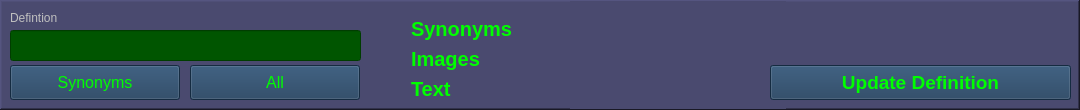
  <widget class="QFrame" name="frm_head">
   <property name="geometry">
    <rect>
     <x>10</x>
     <y>70</y>
     <width>1080</width>
     <height>110</height>
    </rect>
   </property>
   <property name="styleSheet">
    <string notr="true">background-color: rgb(74, 74, 111);</string>
   </property>
   <property name="frameShape">
    <enum>QFrame::WinPanel</enum>
   </property>
   <property name="frameShadow">
    <enum>QFrame::Raised</enum>
   </property>
   <widget class="QLabel" name="lbl_head_def">
    <property name="geometry">
     <rect>
      <x>10</x>
      <y>10</y>
      <width>301</width>
      <height>16</height>
     </rect>
    </property>
    <property name="styleSheet">
     <string notr="true">color: rgb(191, 191, 191);</string>
    </property>
    <property name="text">
     <string>Defintion</string>
    </property>
    <property name="textInteractionFlags">
     <set>Qt::LinksAccessibleByMouse|Qt::TextSelectableByMouse</set>
    </property>
   </widget>
   <widget class="QLineEdit" name="txt_head_def">
    <property name="geometry">
     <rect>
      <x>10</x>
      <y>30</y>
      <width>351</width>
      <height>31</height>
     </rect>
    </property>
    <property name="font">
     <font>
      <pointsize>12</pointsize>
     </font>
    </property>
    <property name="styleSheet">
     <string notr="true">QLineEdit {background-color: rgb(0, 85, 0); color: rgb(255, 255, 0);} QLineEdit:hover {background-color: rgb(0, 115, 0);}</string>
    </property>
   </widget>
   <widget class="QPushButton" name="btn_head_find">
    <property name="geometry">
     <rect>
      <x>190</x>
      <y>65</y>
      <width>170</width>
      <height>35</height>
     </rect>
    </property>
    <property name="font">
     <font>
      <pointsize>12</pointsize>
      <weight>50</weight>
      <bold>false</bold>
     </font>
    </property>
    <property name="styleSheet">
     <string notr="true">QPushButton {color: #00ff00; background-color: #1e3c5b;} QPushButton:hover {background-color: qlineargradient(spread:pad, x1:0, y1:0.00568182, x2:0.98, y2:0.982955, stop:0 rgb(38, 19, 255), stop:1 rgb(150, 207, 207));}</string>
    </property>
    <property name="text">
     <string>All</string>
    </property>
    <property name="icon">
     <iconset>
      <normaloff>../images/find.png</normaloff>../images/find.png</iconset>
    </property>
    <property name="iconSize">
     <size>
      <width>30</width>
      <height>30</height>
     </size>
    </property>
    <property name="autoDefault">
     <bool>false</bool>
    </property>
   </widget>
   <widget class="QPushButton" name="btn_head_update">
    <property name="geometry">
     <rect>
      <x>770</x>
      <y>65</y>
      <width>301</width>
      <height>35</height>
     </rect>
    </property>
    <property name="font">
     <font>
      <pointsize>14</pointsize>
      <weight>75</weight>
      <bold>true</bold>
     </font>
    </property>
    <property name="styleSheet">
     <string notr="true">QPushButton {color: #00ff00; background-color: #1e3c5b;} QPushButton:hover {background-color: qlineargradient(spread:pad, x1:0, y1:0.00568182, x2:0.98, y2:0.982955, stop:0 rgb(38, 19, 255), stop:1 rgb(150, 207, 207));}</string>
    </property>
    <property name="text">
     <string>Update Definition</string>
    </property>
    <property name="icon">
     <iconset>
      <normaloff>../images/update_definition.png</normaloff>../images/update_definition.png</iconset>
    </property>
    <property name="iconSize">
     <size>
      <width>35</width>
      <height>35</height>
     </size>
    </property>
    <property name="autoDefault">
     <bool>false</bool>
    </property>
   </widget>
   <widget class="QFrame" name="frm_head_syn">
    <property name="geometry">
     <rect>
      <x>380</x>
      <y>15</y>
      <width>220</width>
      <height>27</height>
     </rect>
    </property>
    <property name="styleSheet">
     <string notr="true">QFrame:hover {background-color: rgb(101, 101, 152); border: 1px solid;}</string>
    </property>
    <property name="frameShape">
     <enum>QFrame::NoFrame</enum>
    </property>
    <property name="frameShadow">
     <enum>QFrame::Plain</enum>
    </property>
    <widget class="QLabel" name="lbl_head_syn">
     <property name="geometry">
      <rect>
       <x>31</x>
       <y>1</y>
       <width>188</width>
       <height>25</height>
      </rect>
     </property>
     <property name="font">
      <font>
       <pointsize>15</pointsize>
       <weight>75</weight>
       <bold>true</bold>
      </font>
     </property>
     <property name="styleSheet">
      <string notr="true">color: rgb(0, 255, 0); background-color: rgba(255, 255, 255, 0); border: 0px;</string>
     </property>
     <property name="text">
      <string>Synonyms</string>
     </property>
    </widget>
    <widget class="QLabel" name="lbl_head_syn_pic">
     <property name="geometry">
      <rect>
       <x>1</x>
       <y>1</y>
       <width>25</width>
       <height>25</height>
      </rect>
     </property>
     <property name="styleSheet">
      <string notr="true">background-color: rgba(255, 255, 255, 0); border: 0px;
</string>
     </property>
     <property name="text">
      <string/>
     </property>
     <property name="pixmap">
      <pixmap>../images/checked.png</pixmap>
     </property>
     <property name="scaledContents">
      <bool>true</bool>
     </property>
    </widget>
   </widget>
   <widget class="QFrame" name="frm_head_img">
    <property name="geometry">
     <rect>
      <x>380</x>
      <y>45</y>
      <width>220</width>
      <height>27</height>
     </rect>
    </property>
    <property name="styleSheet">
     <string notr="true">QFrame:hover {background-color: rgb(101, 101, 152); border: 1px solid;}</string>
    </property>
    <property name="frameShape">
     <enum>QFrame::NoFrame</enum>
    </property>
    <property name="frameShadow">
     <enum>QFrame::Plain</enum>
    </property>
    <widget class="QLabel" name="lbl_head_img">
     <property name="geometry">
      <rect>
       <x>31</x>
       <y>1</y>
       <width>188</width>
       <height>25</height>
      </rect>
     </property>
     <property name="font">
      <font>
       <pointsize>15</pointsize>
       <weight>75</weight>
       <bold>true</bold>
      </font>
     </property>
     <property name="styleSheet">
      <string notr="true">color: rgb(0, 255, 0); background-color: rgba(255, 255, 255, 0); border: 0px;</string>
     </property>
     <property name="text">
      <string>Images</string>
     </property>
    </widget>
    <widget class="QLabel" name="lbl_head_img_pic">
     <property name="geometry">
      <rect>
       <x>1</x>
       <y>1</y>
       <width>25</width>
       <height>25</height>
      </rect>
     </property>
     <property name="styleSheet">
      <string notr="true">background-color: rgba(255, 255, 255, 0); border: 0px;
</string>
     </property>
     <property name="text">
      <string/>
     </property>
     <property name="pixmap">
      <pixmap>../images/checked.png</pixmap>
     </property>
     <property name="scaledContents">
      <bool>true</bool>
     </property>
    </widget>
   </widget>
   <widget class="QFrame" name="frm_head_txt">
    <property name="geometry">
     <rect>
      <x>380</x>
      <y>75</y>
      <width>220</width>
      <height>27</height>
     </rect>
    </property>
    <property name="styleSheet">
     <string notr="true">QFrame:hover {background-color: rgb(101, 101, 152); border: 1px solid;}</string>
    </property>
    <property name="frameShape">
     <enum>QFrame::NoFrame</enum>
    </property>
    <property name="frameShadow">
     <enum>QFrame::Plain</enum>
    </property>
    <widget class="QLabel" name="lbl_head_txt">
     <property name="geometry">
      <rect>
       <x>31</x>
       <y>1</y>
       <width>188</width>
       <height>25</height>
      </rect>
     </property>
     <property name="font">
      <font>
       <pointsize>15</pointsize>
       <weight>75</weight>
       <bold>true</bold>
      </font>
     </property>
     <property name="styleSheet">
      <string notr="true">color: rgb(0, 255, 0); background-color: rgba(255, 255, 255, 0); border: 0px;</string>
     </property>
     <property name="text">
      <string>Text</string>
     </property>
    </widget>
    <widget class="QLabel" name="lbl_head_txt_pic">
     <property name="geometry">
      <rect>
       <x>1</x>
       <y>1</y>
       <width>25</width>
       <height>25</height>
      </rect>
     </property>
     <property name="styleSheet">
      <string notr="true">background-color: rgba(255, 255, 255, 0); border: 0px;
</string>
     </property>
     <property name="text">
      <string/>
     </property>
     <property name="pixmap">
      <pixmap>../images/checked.png</pixmap>
     </property>
     <property name="scaledContents">
      <bool>true</bool>
     </property>
    </widget>
   </widget>
   <widget class="QLabel" name="lbl_settings">
    <property name="geometry">
     <rect>
      <x>1030</x>
      <y>5</y>
      <width>40</width>
      <height>40</height>
     </rect>
    </property>
    <property name="styleSheet">
     <string notr="true">QLabel:hover {background-color: rgb(0, 0, 255);}
</string>
    </property>
    <property name="text">
     <string/>
    </property>
    <property name="pixmap">
     <pixmap>../images/settings.png</pixmap>
    </property>
    <property name="scaledContents">
     <bool>true</bool>
    </property>
   </widget>
   <widget class="QLabel" name="label">
    <property name="geometry">
     <rect>
      <x>570</x>
      <y>1</y>
      <width>216</width>
      <height>108</height>
     </rect>
    </property>
    <property name="text">
     <string/>
    </property>
    <property name="pixmap">
     <pixmap>../images/definition_data_find.png</pixmap>
    </property>
    <property name="scaledContents">
     <bool>true</bool>
    </property>
   </widget>
   <widget class="QPushButton" name="btn_head_find_syn">
    <property name="geometry">
     <rect>
      <x>10</x>
      <y>65</y>
      <width>170</width>
      <height>35</height>
     </rect>
    </property>
    <property name="font">
     <font>
      <pointsize>12</pointsize>
      <weight>50</weight>
      <bold>false</bold>
     </font>
    </property>
    <property name="styleSheet">
     <string notr="true">QPushButton {color: #00ff00; background-color: #1e3c5b;} QPushButton:hover {background-color: qlineargradient(spread:pad, x1:0, y1:0.00568182, x2:0.98, y2:0.982955, stop:0 rgb(38, 19, 255), stop:1 rgb(150, 207, 207));}</string>
    </property>
    <property name="text">
     <string>Synonyms</string>
    </property>
    <property name="icon">
     <iconset>
      <normaloff>../images/find.png</normaloff>../images/find.png</iconset>
    </property>
    <property name="iconSize">
     <size>
      <width>30</width>
      <height>30</height>
     </size>
    </property>
    <property name="autoDefault">
     <bool>false</bool>
    </property>
   </widget>
   <zorder>label</zorder>
   <zorder>lbl_head_def</zorder>
   <zorder>txt_head_def</zorder>
   <zorder>btn_head_find</zorder>
   <zorder>btn_head_update</zorder>
   <zorder>frm_head_syn</zorder>
   <zorder>frm_head_img</zorder>
   <zorder>frm_head_txt</zorder>
   <zorder>lbl_settings</zorder>
   <zorder>btn_head_find_syn</zorder>
  </widget>
